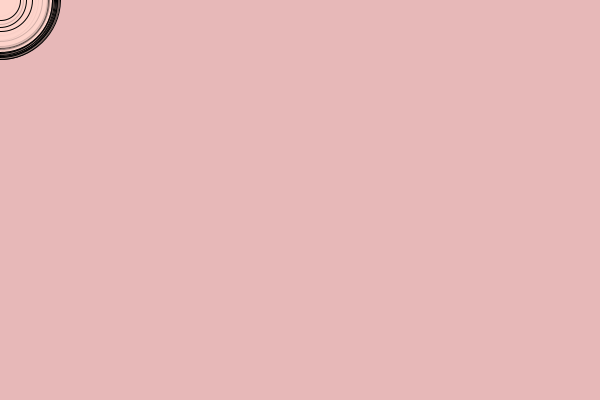
Frame 1 (no input)
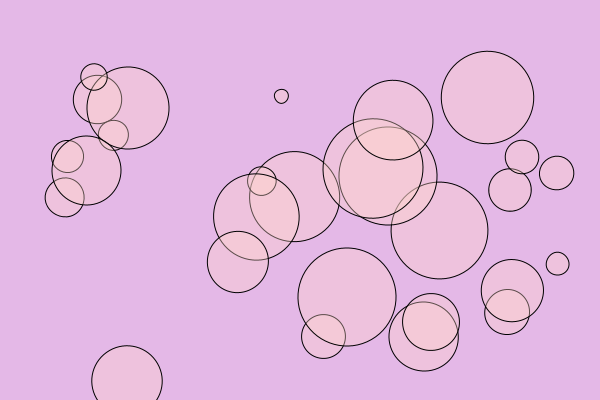
Frame 60 (the mouse pressed at the canvas centre just before this capture)
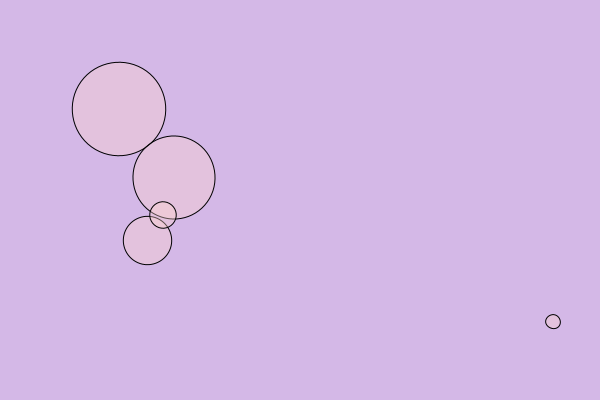
Frame 120 (the mouse held since frame 60 and released just before this capture)

The Processing sketch that drew these frames (run headless with seeded random() and noise(); from frame 60 on, the mouse is pressed at the canvas centre):

// Processing sketch: processing_15316
// ── processing_15316.pde

//Tiffany Dittus
//Altered Code

float bcolor;  

float x, y;  

float speedX, speedY, gravity, damping, friction;  

float radius;  

float fillCol;  

int rectCount = 200;  

float[] xs = new float[rectCount];  

float[] ys = new float[rectCount];  

float[] speedXS = new float[rectCount];  

float[] speedYS = new float[rectCount];  

float[] gravityS = new float[rectCount];  

float[] dampingS = new float[rectCount];  

float[] frictionS = new float[rectCount];  

float[] radiusS = new float[rectCount];  

   

   

void setup(){  

  size(600, 400);  

  speedX = 2;  

  speedY = 10;  
  
  

  damping = 0;  

   friction=75; 

  radius = 50;  

  rectMode(CENTER);  

     

  for (int i=0; i<rectCount; i++) {   

    speedXS[i] = random(-1, 1);  

    gravityS[i] = random(-.25, .25);  

    dampingS[i] = random(0);  

    frictionS[i] = random(0);  

    radiusS[i] = random(6, 60);  

  }  

}  

   

void draw(){  

  colorMode(HSB, 359, 99, 99);  

  background(bcolor, 20, 90);  

  bcolor ();  

  move();  

  collide();  

}  

   

   

void bcolor() {  

  if (bcolor > 359) {  

    bcolor = 40;  

  }   

  if (bcolor >= 0) {  

    bcolor += 5;  

  }  

}  

   

void move() {  

  for (int i=0; i<rectCount; i++) {  

    xs[i] += speedXS[i];  

    speedYS[i] += gravityS[i];  

    ys[i] += speedYS[i];  

   

    pushMatrix();  

    translate(xs[i], ys[i]);  

    rotate(radians(frameCount));  

    smooth();  

    fill(10, 20, 150, 90);  

    ellipse (0, 0, radiusS[i]*2, radiusS[i]*2);  

    popMatrix ();  

  }  

}  

   

void collide() {  

  for (int i=0; i<rectCount; i++) {  

    if (xs[i] > width-radiusS[i]*2) {  

      xs[i] = width-radiusS[i]*2;  

      speedXS[i] *= -1;  

    }   

    else if (xs[i] < radiusS[i]*2) {  

      xs[i] = radiusS[i]*2;  

      speedXS[i] *= -10;  

    }  

   

    if (ys[i] > height-radiusS[i]*2) {  

      ys[i] = height-radiusS[i]*1;  

      speedYS[i] *= 2;  

    }   

    else if (ys[i] < radiusS[i]*2) {  

      ys[i] = radiusS[i]*2;  

      speedYS[i] *= 5;  

    }  

  }  

}
                
                
